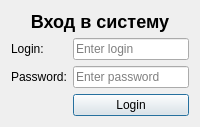
<?xml version="1.0" encoding="UTF-8"?>
<ui version="4.0">
 <class>AuthDialog</class>
 <widget class="QDialog" name="AuthDialog">
  <property name="windowTitle">
   <string>Authorization</string>
  </property>
  <layout class="QVBoxLayout" name="verticalLayout">
   <item>
    <widget class="QLabel" name="titleLabel">
     <property name="text">
      <string>Вход в систему</string>
     </property>
     <property name="alignment">
      <set>Qt::AlignCenter</set>
     </property>
     <property name="styleSheet">
      <string notr="true">font-size: 18px; font-weight: bold;</string>
     </property>
    </widget>
   </item>
   <item>
    <layout class="QFormLayout" name="formLayout">
     <item row="0" column="0">
      <widget class="QLabel" name="labelLogin">
       <property name="text">
        <string>Login:</string>
       </property>
      </widget>
     </item>
     <item row="0" column="1">
      <widget class="QLineEdit" name="loginLineEdit">
       <property name="placeholderText">
        <string>Enter login</string>
       </property>
      </widget>
     </item>
     <item row="1" column="0">
      <widget class="QLabel" name="labelPassword">
       <property name="text">
        <string>Password:</string>
       </property>
      </widget>
     </item>
     <item row="1" column="1">
      <widget class="QLineEdit" name="passwordLineEdit">
       <property name="echoMode">
        <enum>QLineEdit::Password</enum>
       </property>
       <property name="placeholderText">
        <string>Enter password</string>
       </property>
      </widget>
     </item>
     <item row="2" column="1">
      <widget class="QPushButton" name="loginButton">
       <property name="text">
        <string>Login</string>
       </property>
      </widget>
     </item>
    </layout>
   </item>
  </layout>
 </widget>
 <resources/>
 <connections/>
</ui>
